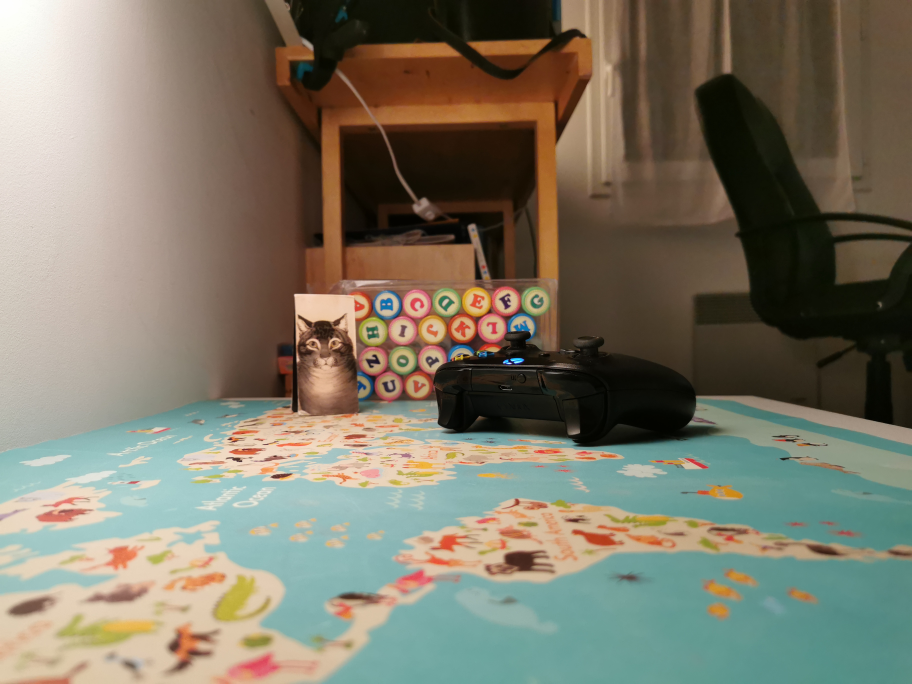
#> input picture Images/leftT2.jpg, 3648 x 2736 px (shown at 1/4 size)
$ python 'ModélisationX2GO.py'
#> lines starting #> are read from the running program, lines starting #| are printed output that depends on the picture; long printed decimals are rounded; pictures that were not available may be replaced by others from this repository, and a replacement may not be noted
# -*- coding: utf-8 -*-
"""
Created on 2 Dec 2020

@author: chatoux
"""

import numpy as np
import cv2 as cv
from matplotlib import pyplot as plt
from scipy import ndimage
import glob

# [113 lines left out: functions CameraCalibration, DepthMapfromStereoImages, drawlines, not called in this run]

def StereoCalibrate(Cameramtx):
    ############ to adapt ##########################
    img1 = cv.pyrDown(cv.imread('Images/leftT2.jpg', 0))
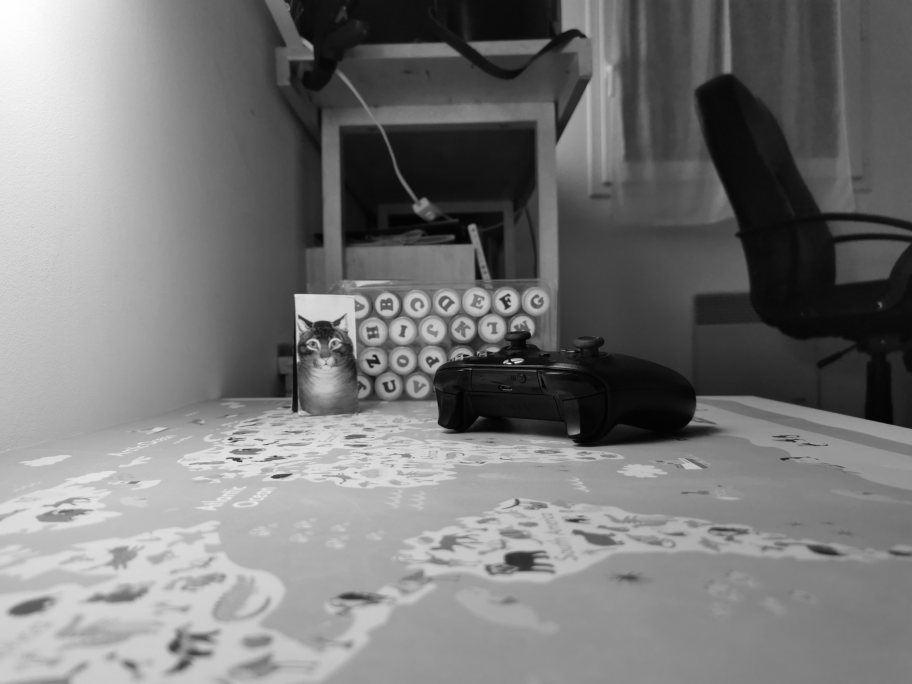
#> img1: shape (1368, 1824) (shown at 1/2 size); min 2, max 254, mean 119.7
    img2 = cv.pyrDown(cv.imread('Images/rightT2.jpg', 0))
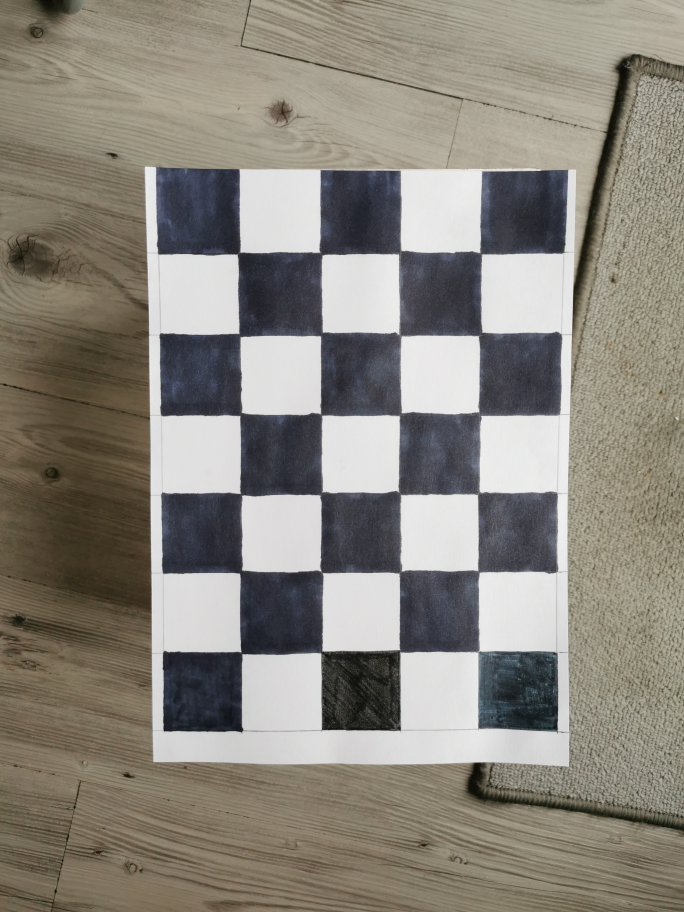
#> input picture Images/chess/P30/IMG_20201206_093847.jpg, 2736 x 3648 px, given in place of rightT2.jpg, which was not available (shown at 1/4 size)
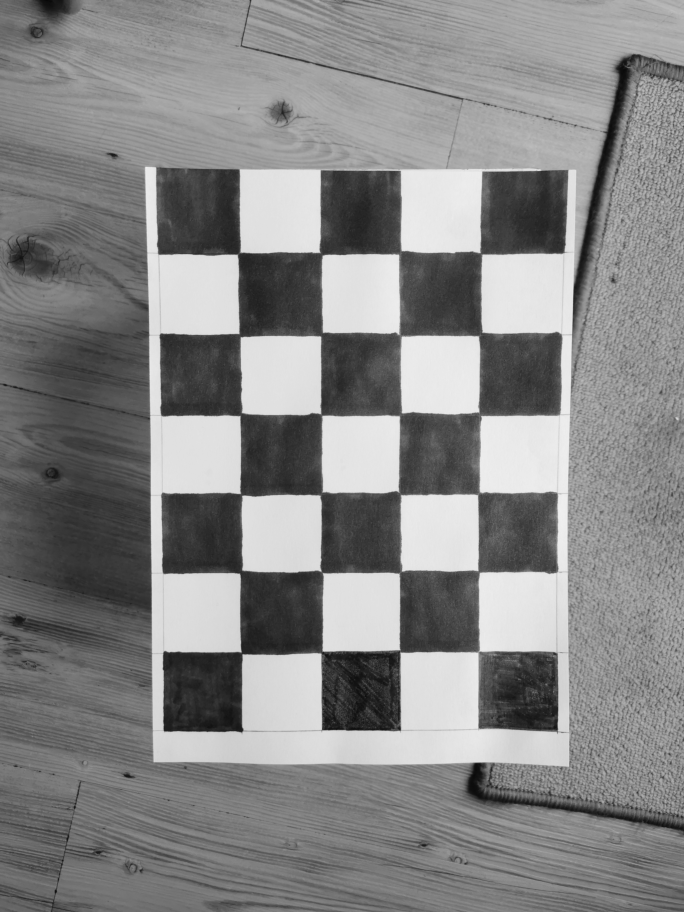
#> img2: shape (1824, 1368) (shown at 1/2 size); min 7, max 241, mean 133.9
    #################################################
    # opencv 4.5
    #sift = cv.SIFT()
    # opencv 3.4
    sift = cv.xfeatures2d.SIFT_create()
    #
    kp1, des1 = sift.detectAndCompute(img1, None)
#> kp1 = 1578 keypoints; strongest (x, y, size): (1008, 725, 2.5), (476, 920, 6.6), (1035, 722, 9.5), (1031, 725, 2.6)
    kp2, des2 = sift.detectAndCompute(img2, None)
#> kp2 = 10367 keypoints; strongest (x, y, size): (724, 1386, 99.5), (1039, 1385, 96.5), (721, 424, 102), (721, 1224, 95.9)
    #
    FLANN_INDEX_KDTREE = 1
    index_params = dict(algorithm=FLANN_INDEX_KDTREE, trees=5)
    search_params = dict(checks=50)
    flann = cv.FlannBasedMatcher(index_params, search_params)
    matches = flann.knnMatch(des1, des2, k=2)
#> matches = 1578 matches
    good = []
    pts1 = []
    pts2 = []
    # ratio test as per Lowe's paper
    for i, (m, n) in enumerate(matches):
        if m.distance < 0.7 * n.distance:
            good.append(m)
            pts2.append(kp2[m.trainIdx].pt)
            pts1.append(kp1[m.queryIdx].pt)
#> after the loop, good = 6 matches; pts1 = [(550.6, 889), (551.3, 850.4), (592.1, 591.1), (594, 592.4), (972, 538.6), (1007.1, 1090.4)]; pts2 = [(1293.5, 978.5), (995.6, 1668.8), (1134.6, 1529.7), (1134.6, 1529.7), (1292.4, 1759.5), (1297.1, 1269.9)]
    pts1 = np.int32(pts1)
#> pts1 = [[550, 888], [551, 850], [592, 591], [594, 592], [971, 538], [1007, 1090]]
    pts2 = np.int32(pts2)
#> pts2 = [[1293, 978], [995, 1668], [1134, 1529], [1134, 1529], [1292, 1759], [1297, 1269]]

    #
    img3 = cv.drawMatches(img1,kp1,img2,kp2,good, None, flags=2)
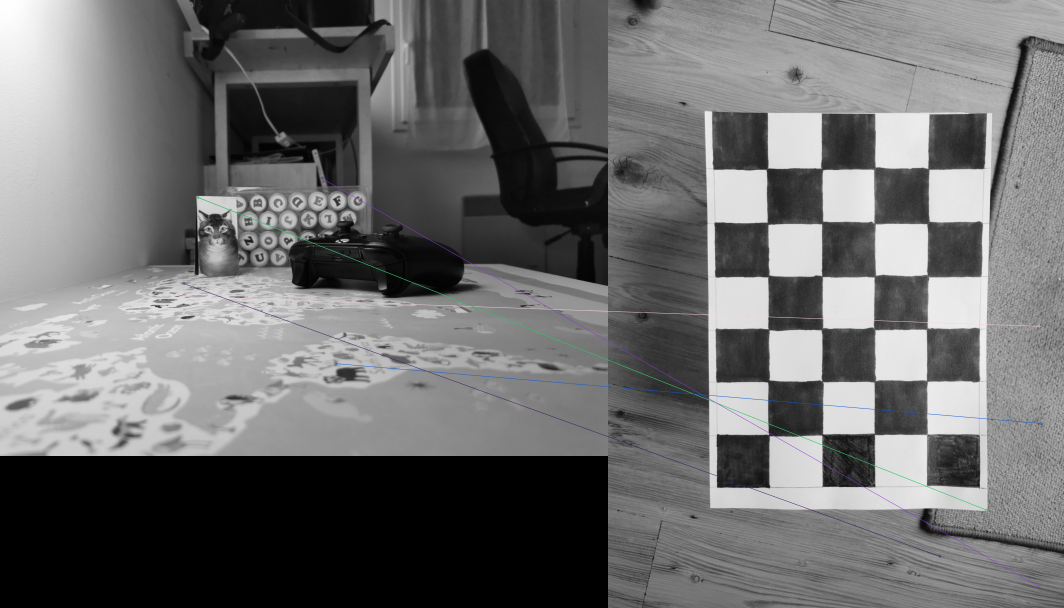
#> img3: shape (1824, 3192, 3) (shown at 1/3 size); mean of channels 0, 1, 2 108.8, 108.6, 108.6; drawn as B, G, R
    cv.namedWindow('img', 0)
    cv.imshow('img', img3)
    cv.waitKey(0)

    #
    E, maskE = cv.findEssentialMat(pts1, pts2, Cameramtx, method=cv.FM_LMEDS)
#> E = [[-0.00495, 0.00366, -0.558], [0.00328, -0.0026, 0.434], [0.647, -0.286, -0.00722]]; maskE = [1, 1, 1, 1, 1, 0]
    print('E\n',E)
#| E
#|  [[-0.004946  0.003661 -0.5583]
#|  [ 0.003279 -0.002595  0.4339]
#|  [ 0.6467 -0.2859 -0.007225]]
    #
    retval, R, t, maskP = cv.recoverPose(E, pts1, pts2, Cameramtx, maskE)
#> retval = 4; R = [[-0.474, 0.88, 0.00997], [0.88, 0.474, -0.00382], [-0.00809, 0.00697, -1]]; t = [0.614, 0.79, 0.00069]; maskP = [0, 255, 255, 255, 255, 0]
    print('R\n', R)
#| R
#|  [[-0.474  0.8805  0.009973]
#|  [ 0.8805  0.4741 -0.003818]
#|  [-0.00809  0.006971 -0.9999]]
    print('t\n', t)
#| t
#|  [[6.13630369e-01]
#|  [7.89593119e-01]
#|  [6.89714275e-04]]

    # Calcul de la matrice fondamentale à partir de la matrice essentielle

    #
    F, maskF = cv.findFundamentalMat(pts1, pts2, cv.FM_LMEDS)
    print('F\n', F)
#| F
#|  None
    FT=F

    return pts1, pts2, F, maskF, FT, maskE

def EpipolarGeometry(pts1, pts2, F, maskF, FT, maskE):
    ############ to adapt ##########################
    img1 = cv.pyrDown(cv.imread('Images/leftT2.jpg', 0))
    img2 = cv.pyrDown(cv.imread('Images/rightT2.jpg', 0))
    #################################################
    r,c = img1.shape

    #
    pts1F = pts1[maskF.ravel() == 1]
    pts2F = pts2[maskF.ravel() == 1]

    #
    lines1 = cv.computeCorrespondEpilines(pts2.reshape(-1,1,2), 2,F)
    lines1 = lines1.reshape(-1,3)
    img5,img6 = drawlines(img1,img2,lines1,pts1F,pts2F)
    #
    lines2 = cv.computeCorrespondEpilines(pts1.reshape(-1,1,2), 1,F)
    lines2 = lines2.reshape(-1,3)
    img3,img4 = drawlines(img2,img1,lines2,pts2,pts1)

    cv.namedWindow('Fleft', 0)
    cv.imshow('Fleft', img3)
    cv.namedWindow('Fleft2', 0)
    cv.imshow('Fleft2', img4)

    cv.namedWindow('Fright', 0)
    cv.imshow('Fright', img5)
    cv.namedWindow('Fright2', 0)
    cv.imshow('Fright2', img6)
    cv.waitKey(0)

    #
    pts1 = pts1[maskE.ravel() == 1]
    pts2 = pts2[maskE.ravel() == 1]
    #
    lines1 = cv.computeCorrespondEpilines(pts2.reshape(-1,1,2), 2,FT)
    lines1 = lines1.reshape(-1,3)
    img5T,img6T = drawlines(img1,img2,lines1,pts1,pts2)
    # plt.figure('FTright')
    # plt.subplot(121),plt.imshow(img5T)
    # plt.subplot(122),plt.imshow(img6T)
    #
    lines2 = cv.computeCorrespondEpilines(pts1.reshape(-1,1,2), 1,FT)
    lines2 = lines2.reshape(-1,3)
    img3T,img4T = drawlines(img2,img1,lines2,pts2,pts1)
    plt.figure('FTleft')
    plt.subplot(121),plt.imshow(img4T)
    plt.subplot(122),plt.imshow(img3T)
    plt.show()

    #
    retval, H1, H2 = cv.stereoRectifyUncalibrated(pts1, pts2, F, (c,r))
    print(H1)
    print(H2)
    #
    im_dst1 = cv.warpPerspective(img1, H1, (c,r))
    im_dst2 = cv.warpPerspective(img2, H2, (c,r))
    cv.namedWindow('left', 0)
    cv.imshow('left', im_dst1)
    cv.namedWindow('right', 0)
    cv.imshow('right', im_dst2)
    cv.waitKey(0)

if __name__ == "__main__":
    #cameraMatrix = CameraCalibration()

    cameraMatrix = np.array([[1, 0, 0],
                          [0, 1, 0],
                          [0, 0, 1]])
    dist = [[0, 0, 0, 0, 0]]

    pts1, pts2, F, maskF, FT, maskE = StereoCalibrate(cameraMatrix)
#> maskE = [1, 1, 1, 1, 1, 0]

    EpipolarGeometry(pts1, pts2, F, maskF, FT, maskE)
#> (the run stopped early here; a loop or call above may not have finished)
